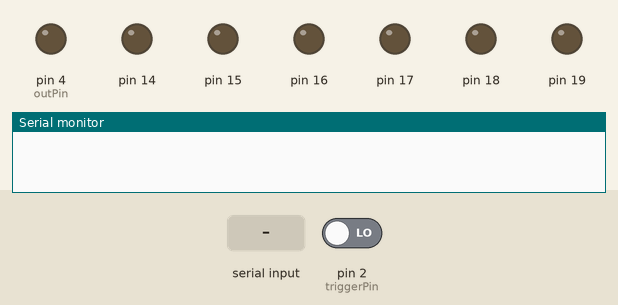
Recording of a sketch running on a simulated Arduino Uno, built with avr-gcc and run on an emulated ATmega328P. On the bench: output pins drawn as LEDs (lit = HIGH), the last lines printed to the serial monitor. The inputs (shaded band) are chosen by the test bench; at power-on: pin 2 (triggerPin) LOW.

Above: at 3.2 s.
3.3 s: "S\n" received over Serial
4.8 s: "n\n" received over Serial
6.3 s: "r\n" received over Serial
7.8 s: pin 2 (triggerPin) driven HIGH
At 9.0 s:
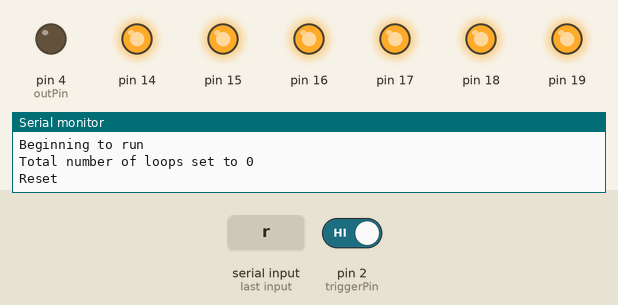
9.3 s: pin 2 (triggerPin) driven LOW
At 10.2 s:
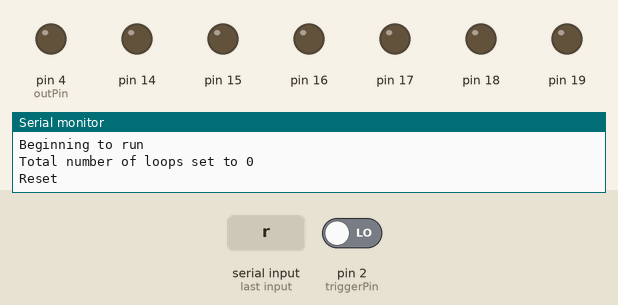
Timing chart, 0 to 11.8 s (numbered marks = the images above; inputs shaded):
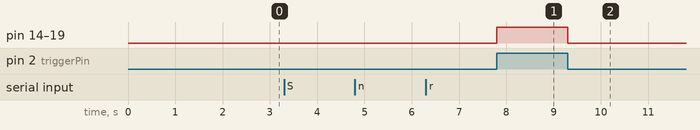

The sketch:

laser_control.ino
```cpp
#include <LaserLibrary.h>


bool arduino_master = false;
bool currentlyfiring=false;

String inputString = "";         // a string to hold incoming data
boolean stringComplete = false;  // whether the string is complete

const int triggerPin = 2;
const int outPin = 4;

unsigned long debounceDelay = 5;
unsigned long debouncestarttime;


mainloop ml;

void setup() {
  // put your setup code here, to run once:

    delay(2000);
    pinMode(outPin, OUTPUT);
    pinMode(triggerPin, INPUT);//initialize trigger pins

    inputString.reserve(256);

    DDRC = B11111111;//set the laser pins to output

    attachInterrupt(digitalPinToInterrupt(triggerPin), turnofflaser,  FALLING);

    Serial.begin(9600);
    while (!Serial) {
    ; // wait for serial port to connect. Needed for native USB port only
    }


    ml.clearall();
}

void loop() {
    if(arduino_master)ml.updatemain(millis());//arduino controlled
    else {//camera controlled
          if(currentlyfiring==false && digitalRead(triggerPin)==HIGH){
                PORTC=B11111111;
                digitalWrite(outPin, HIGH);
                currentlyfiring=true;
                debouncestarttime=millis();
          }
    }
    if(digitalRead(outPin)==HIGH && ((millis()-debouncestarttime)>=debounceDelay)||millis()<debouncestarttime){ //Once the camera signal has been sent and enough time has passed  -  stop sending it;
                digitalWrite(outPin, LOW);
          }


    if(stringComplete)dealwithinput();//serial commands
}

void turnofflaser(){
       PORTC=B00000000;
       digitalWrite(outPin, LOW);
       currentlyfiring=false;
}

void serialEvent() {

  while (Serial.available()) {
    // get the new byte:
    char inChar = (char)Serial.read();
    // add it to the inputString:

    if (inChar == '\n') {
      stringComplete = true;
      break;
    }
    inputString += inChar;
    // if the incoming character is a newline, set a flag
    // so the main loop can do something about it:
  }
}

void dealwithinput(){

     //Serial.println("Input:");
    // Serial.println(inputString);
     int intinput;
     char firstChar = char(inputString[0]);
     inputString=inputString.substring(1);
     if(firstChar=='A'||firstChar=='a')ml.addlasersequence(inputString);
     else if(firstChar=='M'||firstChar=='m'){
          intinput= inputString.toInt();
          if(intinput==0){arduino_master = false;Serial.println("Triggering from camera");}
          else if(intinput==1){ml.runbool=false;arduino_master = true;Serial.println("Using arduino as master controller");}
          else Serial.println("Error updating mode , please try again");
     }
     else if(firstChar=='N'||firstChar=='n')ml.setloops(inputString);
     else if(firstChar=='r'||firstChar=='R'){turnofflaser();ml.clearall();arduino_master = false;Serial.println("Reset");}
     else if(firstChar=='S'||firstChar=='s'){Serial.println("Beginning to run");ml.runmain(millis());}
     else if(firstChar=='Z'||firstChar=='z'){turnofflaser();ml.runbool=false;}
    inputString = "";
    stringComplete = false;
}
```

laser_loop.ino
```cpp
#include "LaserLibrary.h"

    subloop::~subloop(){
          delete laserseq;
          delete pauses;

    }

    void mainloop::clearall(){
      for(int i=0;i<numofloops;i++){
            delete loops[i].laserseq;
            delete loops[i].pauses;
            loops[i].numofseqsin=0;
             loops[i].totnumofseqs=0;
      }
          delete loops;
          loopcount=0;
          nextcutoff=0;
          runbool=false;
    }

    void mainloop::addlasersequence(String& input){
        int subtoaddto = 0;
        int count=0;
        while(input[count]>47&&input[count]<58)
        {
          subtoaddto=10*subtoaddto+input[count]-48;
          count++;
        }
        subtoaddto--;
        count++;

        uint8_t laserseqin=0;
        while(input[count]>47&&input[count]<50)
        {
          laserseqin=2*laserseqin+input[count]-48;
          count++;
        }
        count++;

        loops[subtoaddto].laserseq[loops[subtoaddto].numofseqsin]=laserseqin;

        unsigned long pausein=0;
        while(input[count]>47&&input[count]<58)
        {
          pausein=10*pausein+input[count]-48;
          count++;
        }

        loops[subtoaddto].pauses[loops[subtoaddto].numofseqsin]=pausein;

        loops[subtoaddto].numofseqsin++;

        Serial.print("Added laser sequence to loop ");Serial.print(subtoaddto+1);Serial.print(". It now contains ");Serial.print(loops[subtoaddto].numofseqsin);Serial.print(" of ");Serial.print(loops[subtoaddto].totnumofseqs);Serial.println(" steps");
        for(int i=0;i< loops[subtoaddto].numofseqsin;i++){Serial.print(i+1);Serial.print(" has laser code ");Serial.print(loops[subtoaddto].laserseq[i]);Serial.print(" and pauses for ");Serial.print(loops[subtoaddto].pauses[i]);Serial.println(" ms");}
    }

    void mainloop::setloops(String& input){

        numofloops = 0;
        int count=0;
        while(input[count]>46&&input[count]<58)
        {
          numofloops=10*numofloops+input[count]-48;
          count++;
        }

        count++;
        loops = new subloop[numofloops];//.resize(numofloops);


        for(int i=0;i<numofloops;i++){
            loops[i].numofseqsin=0;
            loops[i].totnumofseqs=0;
            while(input[count]>47&&input[count]<58)
            {
              loops[i].totnumofseqs=10*(loops[i].totnumofseqs)+input[count]-48;
              count++;
            }
            count++;

            loops[i].laserseq = new uint8_t[loops[i].totnumofseqs];
            loops[i].pauses = new unsigned long[loops[i].totnumofseqs];


            loops[i].sublooprepeatnum=0;
            while(input[count]>47&&input[count]<58)
            {
              loops[i].sublooprepeatnum=10*(loops[i].sublooprepeatnum)+input[count]-48;
              count++;
            }
            count++;
            loops[i].sublooptime=0;
            while(input[count]>47&&input[count]<58)
            {
              loops[i].sublooptime=10*(loops[i].sublooptime)+input[count]-48;
              count++;
            }
            count++;
        }

        Serial.print("Total number of loops set to ");Serial.println(numofloops);
        for (int i=0;i<numofloops;i++){Serial.print(i+1);Serial.print(" has ");Serial.print(loops[i].totnumofseqs);Serial.print(" steps and is repeated ");Serial.print(loops[i].sublooprepeatnum);Serial.print(" times and runs over ");Serial.print(loops[i].sublooptime);Serial.println(" ms");}
    }

    void mainloop::runmain(unsigned long timein ){
      loopcount = 0;
      subloopcount=0;
      loops[loopcount].runsub(timein);
      nextcutoff = timein+loops[loopcount].sublooptime;
      runbool=true;
    }

    void mainloop::updatemain(unsigned long timein ){
      if(timein<nextcutoff)loops[loopcount].updatesub(timein);
      else{
          subloopcount++;
          if(subloopcount>=loops[loopcount].sublooprepeatnum){loopcount++;subloopcount=0;}

          if(loopcount<numofloops){
          loops[loopcount].runsub(timein);
          nextcutoff += loops[loopcount].sublooptime;
          }
          else runbool = false;
      }
    }


    void subloop::runsub(unsigned long timein){
      subloopcount=0;
      subnextcutoff = timein+pauses[subloopcount];
      subrunbool=true;
      PORTC=laserseq[subloopcount];
      digitalWrite(outPin, HIGH);
      debouncestarttime=millis();
      currentlyfiring=true;

    }

    void subloop::updatesub(unsigned long timein){
      if(subrunbool && timein>subnextcutoff){
        subloopcount++;
        if(subloopcount<numofseqsin){
             PORTC=laserseq[subloopcount];
             subnextcutoff+=pauses[subloopcount];
             digitalWrite(outPin, HIGH);
             debouncestarttime=millis();
             currentlyfiring=true;
        }
        else subrunbool = false;
      }
    }
```

Measured:
- after the input at 7.8 s, pin 14–19: LOW → HIGH at once
- after the input at 9.3 s, pin 14–19: HIGH → LOW at once
